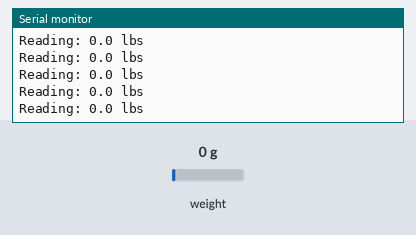
The sketch below on a simulated Arduino Uno, built with avr-gcc and run on an emulated ATmega328P. Shown: the last lines printed to the serial monitor. Inputs (shaded band) come from the test bench; at power-on: weight on the scale 0 g.

Above: at 2.2 s.
2.3 s: weight on the scale set to 100 g
At 2.32 s:
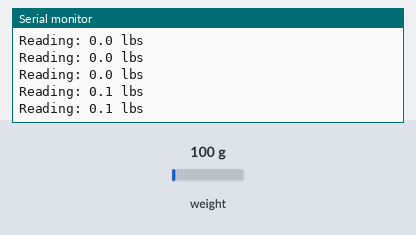
5.3 s: weight on the scale set to 1250 g
At 5.34 s:
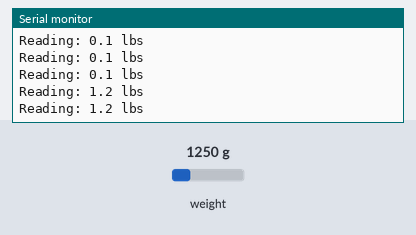
Timing chart, 0 to 8.3 s (numbered marks = the images above; inputs shaded):
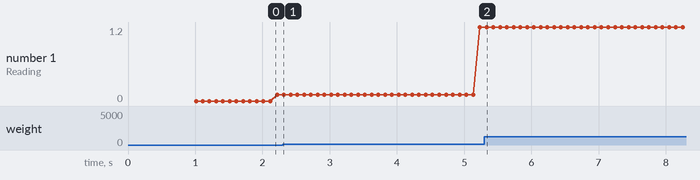

The sketch:

hx711.ino
```cpp
/*
 pin 22 -> HX711 CLK
 21 -> DAT
 5V -> VCC
 3.3V -> VDD
 GND -> GND
*/

#include "HX711.h"

#define calibration_factor -7050.0 //This value is obtained using the SparkFun_HX711_Calibration sketch

#define DOUT  21
#define CLK  22

HX711 scale;

void setup() {
  Serial.begin(9600);
  Serial.println("HX711 scale");

  scale.begin(DOUT, CLK);
  scale.set_scale(calibration_factor); //This value is obtained from Calibration
  scale.tare(); //Assuming there is no weight on the scale at start up, reset the scale to 0

  Serial.println("Readings:");
}

void loop() {
  Serial.print("Reading: ");
  Serial.print(scale.get_units(), 1); //scale.get_units() returns a float
  Serial.print(" lbs"); //You can change this to kg but you'll need to refactor the calibration_factor
  Serial.println();
}
```

Measured:
- after the input at 2.3 s, the serial monitor: prints a new line at once (image 1)
- after the input at 5.3 s, the serial monitor: prints a new line at once (image 2)
- plotted number 1: 0.1 → 1.2 after the input at 2.3 s
